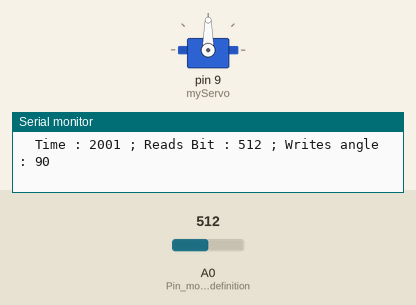
The sketch below on a simulated Arduino Uno, built with avr-gcc and run on an emulated ATmega328P. Parts: servo, the last lines printed to the serial monitor. The test bench sets the inputs (shaded band); at power-on: A0 (Pin_mode_definition) = 512.

Above: at 2.2 s.
2.3 s: A0 (Pin_mode_definition) set to 716
At 2.8 s:
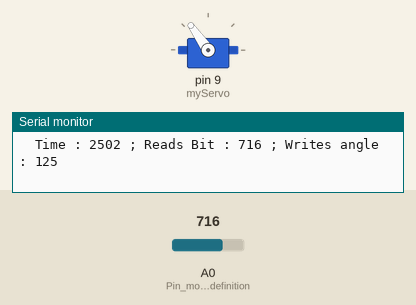
4.0 s: A0 (Pin_mode_definition) set to 900
At 5.2 s:
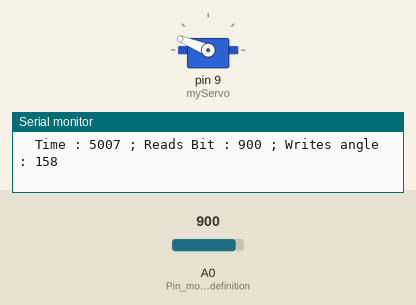
5.5 s: A0 (Pin_mode_definition) set to 1023
At 6.5 s:
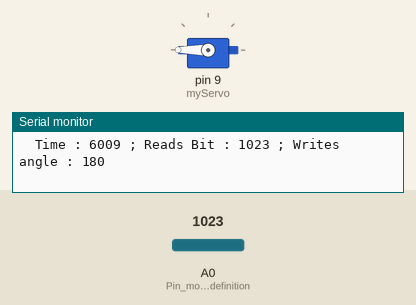
7.0 s: A0 (Pin_mode_definition) set to 306
At 7.7 s:
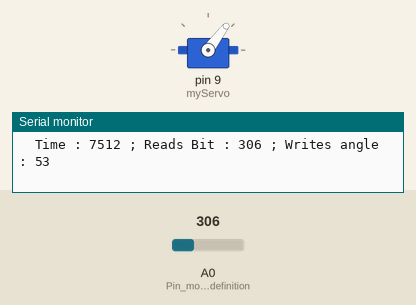
8.5 s: A0 (Pin_mode_definition) set to 122
At 9.0 s:
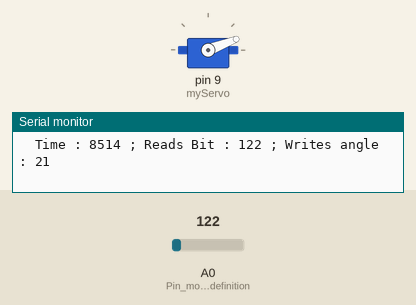
10.0 s: A0 (Pin_mode_definition) set to 0
At 11.4 s:
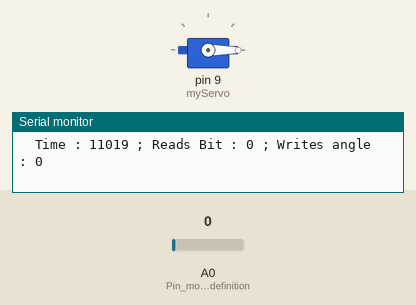
Timing chart, 0 to 12.5 s (numbered marks = the images above; inputs shaded):
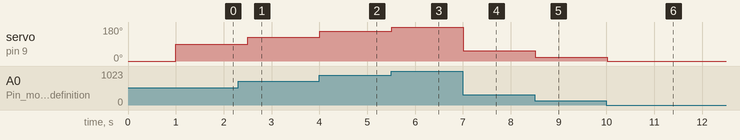

The sketch:

servo_millis.ino
```cpp
/*****************************************************
IDP Feedback and control of servo motor (V20210915)
Potentiometer controlled servo
*****************************************************/

// https://crazymaker.com.tw/arduino-how-to-use-millis-instead-of-delay/

#include <Servo.h>

unsigned long t; //Timer definition
Servo myServo;  //Create servo object to control a servo

void setup() {
  pinMode(A0, INPUT); //Pin mode definition
  myServo.attach(9);  //Attaches the servo on pin 9 to the servo object
  Serial.begin(115200); //Start serial connection
  t = millis(); //Get current processor time
  myServo.write(0); //Set position
  delay(1000);
}

void loop() {
  if(millis()>t+500){ //Timed event without delay, t is time_now, 500 is period
    t = millis(); //Reset timer
    int inputSignal = analogRead(A0);
    int pos = map(inputSignal, 0, 1023, 0, 180); //Converting the reading range to 180 degrees
    myServo.write(pos);
    Serial.print("  Time : ");
    Serial.print(t);
    Serial.print(" ; Reads Bit : ");
    Serial.print(inputSignal);
    Serial.print(" ; Writes angle : ");
    Serial.println(pos);
  }
}
```

Measured:
- after the input at 2.3 s, servo on pin 9 (myServo): 90° → 125° after 0.20 s
- after the input at 4.0 s, servo on pin 9 (myServo): 125° → 158° at once
- after the input at 5.5 s, servo on pin 9 (myServo): 158° → 180° at once
- after the input at 7.0 s, servo on pin 9 (myServo): 180° → 53° at once
- after the input at 8.5 s, servo on pin 9 (myServo): 53° → 21° at once
- after the input at 10.0 s, servo on pin 9 (myServo): 21° → 0° at once
